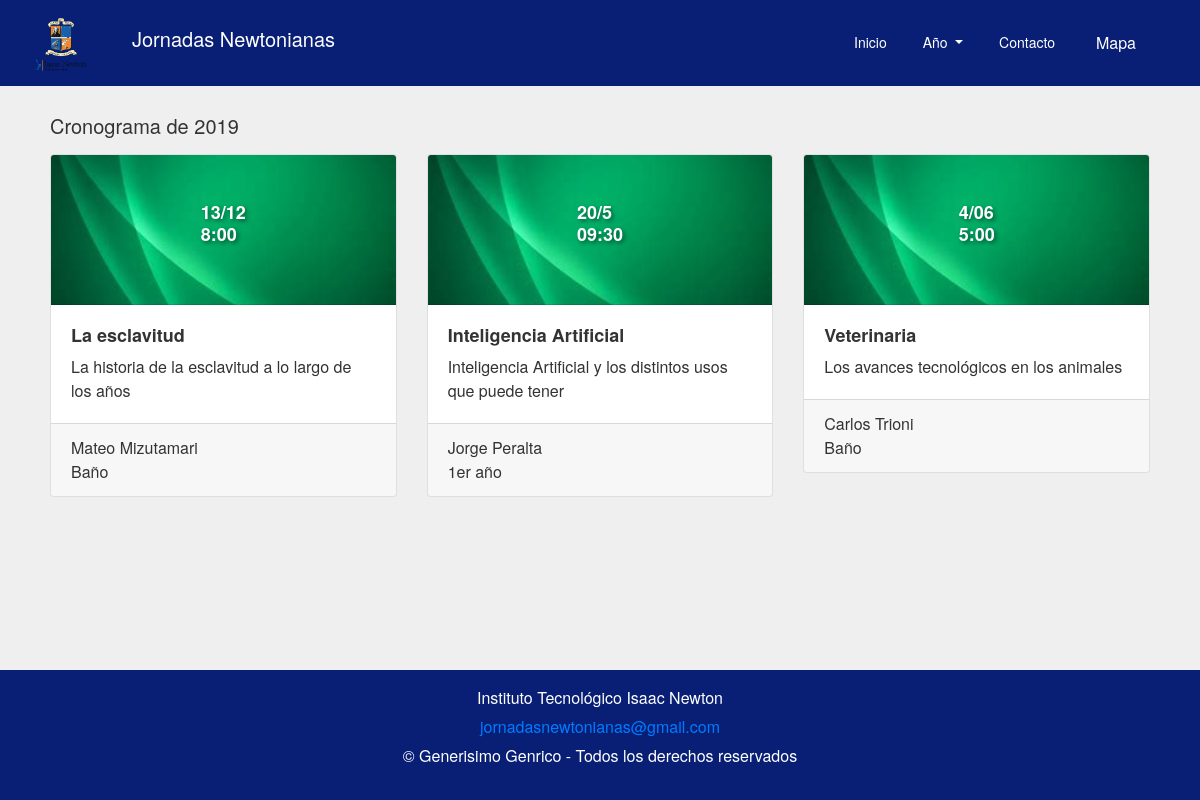
Page /cronograma.php?año=2019 on the committed database.
### cronograma.php (the view, shortened to what this page needs)
<!DOCTYPE html>
<html lang="en">
<head>
    <link rel="stylesheet" href="https://stackpath.bootstrapcdn.com/bootstrap/4.5.2/css/bootstrap.min.css">
</head>
<body>
<?php
        $servername = "localhost";
        $username = "root";
        $password = "";
        $dbname = "coso";
        $conn = mysqli_connect($servername, $username, $password, $dbname);
        $año = $_GET['año'];
    ?>
<nav class="navbar navbar-expand-lg ">
    <div class="container-fluid">
    <a class="navbar-brand" href="#">
            <img src="rata.png" alt="Logo" style="height: 60px; margin-right: 25px;">
        </a>
        <?php echo "<h1 class='navbar-brand'>Jornadas Newtonianas</h1>"; ?>
        <div class="collapse navbar-collapse" id="navbarNav">
            <ul class="navbar-nav ml-auto">
                <li class="nav-item"><a class="nav-link" href="index.php">Inicio</a></li>
                <li class="nav-item dropdown">
                    <a class="nav-link dropdown-toggle" href="#" id="navbarDropdown" role="button" data-toggle="dropdown" aria-haspopup="true" aria-expanded="false">
                        Año
                    </a>
                </li>
                <li class="nav-item"><a class="nav-link" href="#Contacto">Contacto</a></li>
                <li class="nav-item">
                    <button type="button" class="btn btn-primary btn-map" style="background-color: #081F75; border-color: #081F75;" data-toggle="modal" data-target="#mapModal">
                        Mapa
                    </button>
                </li>
            </ul>
        </div>
    </div>
</nav>
    <div class="container">
    <?php echo "<h1 class='navbar-brand'>Cronograma de ".$año."</h1>"; ?>
        <div class="row">
            <?php
                $sql = "SELECT DISTINCT * FROM `año_jornada` where año=$año order by dia ASC";
                $result = mysqli_query($conn, $sql);
                if (mysqli_num_rows($result) > 0) {
                    while($row = mysqli_fetch_assoc($result)) {
                        echo '<div class="col-md-4">';
                        echo '<div class="card mb-4">';
                        echo '<div class="card-header text-white" style="background-image: url(\'descarga (5).jfif\');">';
                        echo '<h2 class="card-title">' . $row['dia'] . '<br>' . $row['hora'] . '</h2>';
                        echo '</div>';
                        echo '<div class="card-body">';
                        echo '<h3 class="card-title mb-2">' . $row['charla'] . '</h3>';
                        echo '<p class="card-text">' . $row['Descripción'] . '</p>';
                        echo '</div>';
                        echo '<div class="card-footer">';
                        echo '<p class="card-text">' . $row['Titular'] . '<br>' . $row['lugar'] . '</p>';
                        echo '</div>';
                        echo '</div>';
                        echo '</div>';
                    }
                } else {
                    echo "No se encontraron años";
                }
            ?>
        </div>
    </div>
    <footer class= "footer mt-auto py-3 text-white" id="Contacto">
        <div class="container-fluid">
            <ul class="list-unstyled">
                <li>Instituto Tecnológico Isaac Newton</li>
                <li><a href="mailto:jornadasnewtonianas@gmail.com">jornadasnewtonianas@gmail.com</a></li>
                <li>&copy; Generisimo Genrico - Todos los derechos reservados</li>
            </ul>
        </div>
    </footer>
</body>
</html>

### cronograma.php (style rules this page uses)
body { font-family: 'Helvetica Neue', Arial, sans-serif; background-color: #eeee; color: #333; display: flex; flex-direction: column; min-height: 100vh; }
nav { background-color: #081F75; padding: 10px 0; }
nav h1 { color: white; font-size: 24px; }
nav ul { list-style-type: none; padding: 0; }
nav ul li { display: inline; margin-right: 20px; }
nav ul li a { color: white; text-decoration: none; }
.container { flex: 1; padding: 20px; }
.card-header { color: white; background-size: cover; background-position: center; height: 150px; display: flex; align-items: center; justify-content: center; text-shadow: 2px 2px 4px rgba(0, 0, 0, 0.5); }
.card-title { font-size: 18px; font-weight: bold; }
footer { background-color: #081F75; padding: 20px 0; text-align: center; }
footer ul { list-style-type: none; padding: 0; }
footer ul li { margin-bottom: 5px; }
footer a { color: #007bff; text-decoration: none; }
.navbar { padding: 0.5rem 1rem; }
.navbar-brand { font-size: 1.25rem; }
.navbar-nav .nav-item .nav-link { font-size: 0.875rem; }
.btn-map { margin-left: auto; }

### rows in the picture
año_jornada: dia "13/12", hora "8:00", charla "La esclavitud", Descripción "La historia de la esclavitud a lo largo de los años", Titular "Mateo Mizutamari", lugar "Baño"
año_jornada: dia "20/5", hora "09:30", charla "Inteligencia Artificial", Descripción "Inteligencia Artificial y los distintos usos que puede tener", Titular "Jorge Peralta", lugar "1er año"
año_jornada: dia "4/06", hora "5:00", charla "Veterinaria", Descripción "Los avances tecnológicos en los animales", Titular "Carlos Trioni", lugar "Baño"

### other values in the picture
$año "2019"
